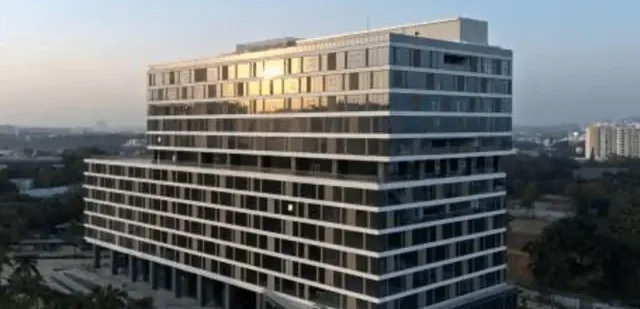
#> input picture property/thumbs/alembic-cloud-forest-alembic-city.webp, 640 x 309 px
$ python upscale.py property/thumbs/alembic-cloud-forest-alembic-city.webp out.png
#> lines starting #> are read from the running program, lines starting #| are printed output that depends on the picture
import sys
from PIL import Image

input_path = sys.argv[1]
output_path = sys.argv[2]
target_width = 3840
target_height = 2160

img = Image.open(input_path)
#> img is the input picture: PIL image 640x309 RGB; mean R, G, B 104.3, 108.2, 109.2
img = img.resize((target_width, target_height), Image.Resampling.LANCZOS)
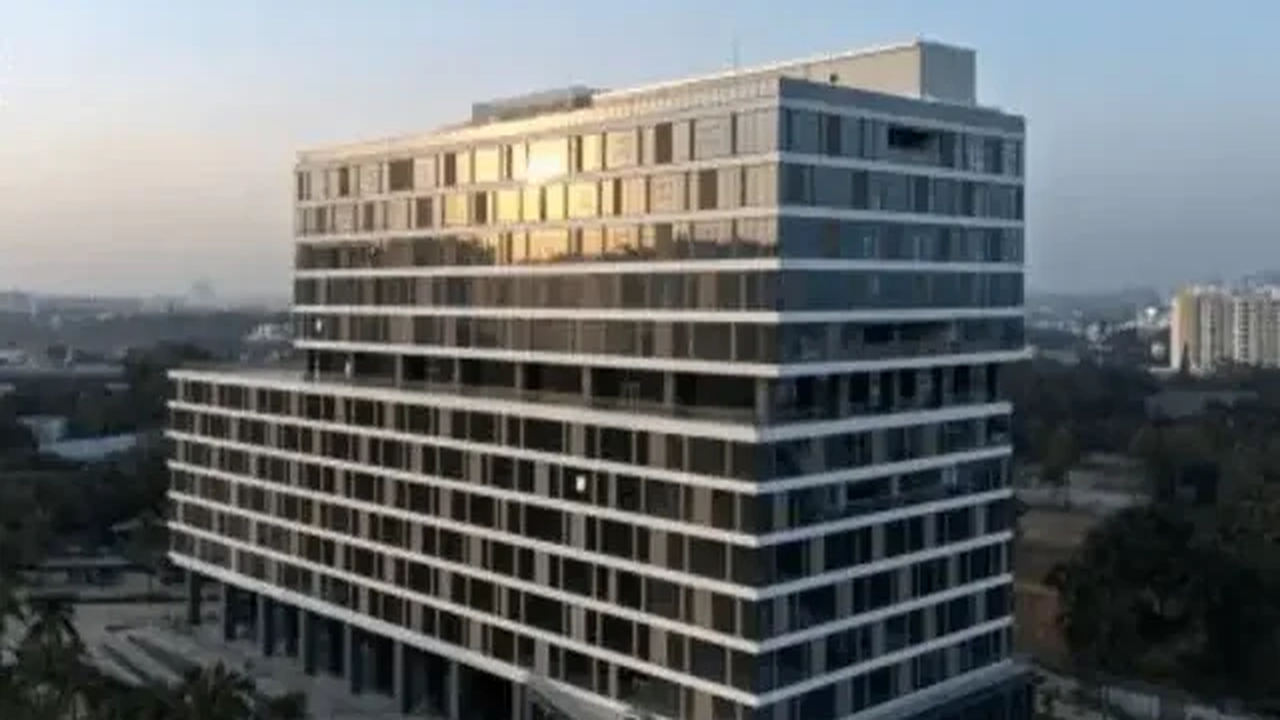
#> img: PIL image 3840x2160 RGB (shown at 1/3 size); mean R, G, B 104.3, 108.2, 109.2
img.save(output_path, "WEBP", quality=100, lossless=False)
print(f"Saved upscaled image to {output_path}")

$ run again, on property/thumbs/arvind-sylva-devanahalli.webp
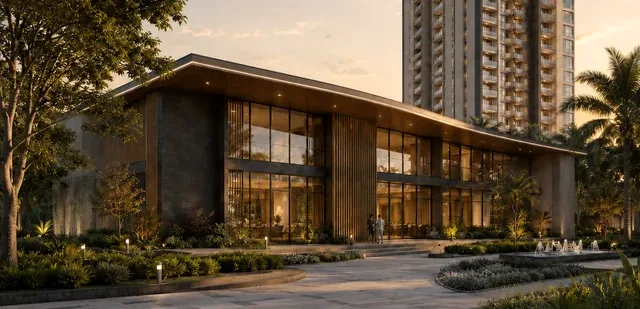
#> input picture property/thumbs/arvind-sylva-devanahalli.webp, 640 x 309 px
#> img is the input picture: PIL image 640x309 RGB; mean R, G, B 95.7, 79.2, 58.1
#> `img = img.resize((target_width, target_height), Image.Resampling.LANCZ..`:
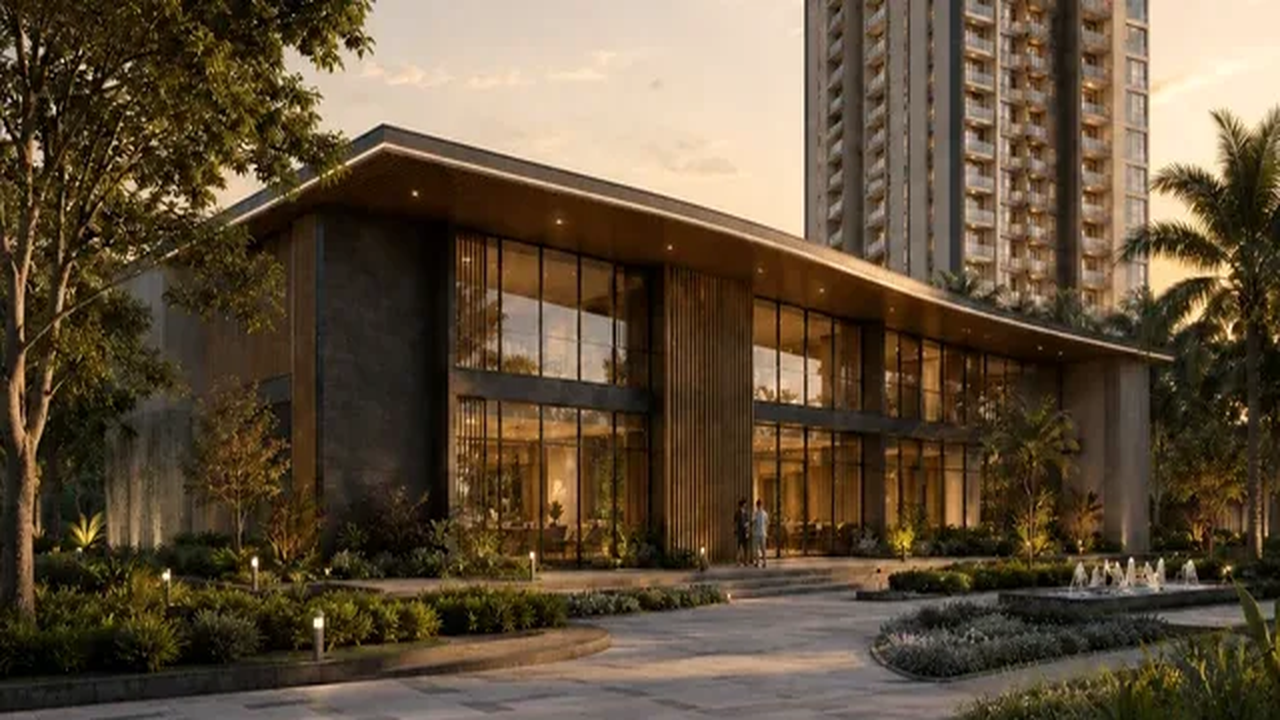
#> img: PIL image 3840x2160 RGB (shown at 1/3 size); mean R, G, B 95.7, 79.3, 58.2

$ run again, on property/thumbs/birla-evara-sarjapur-road.webp
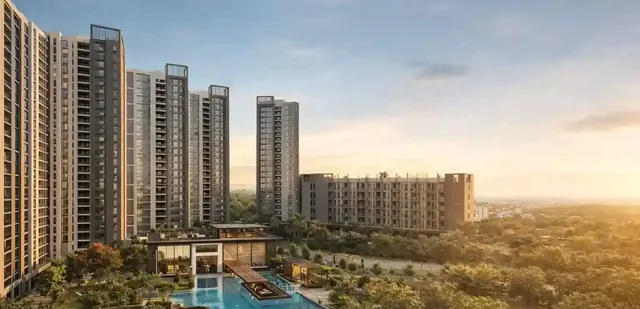
#> input picture property/thumbs/birla-evara-sarjapur-road.webp, 640 x 309 px
#> img is the input picture: PIL image 640x309 RGB; mean R, G, B 152.9, 144.6, 130.8
#> `img = img.resize((target_width, target_height), Image.Resampling.LANCZ..`:
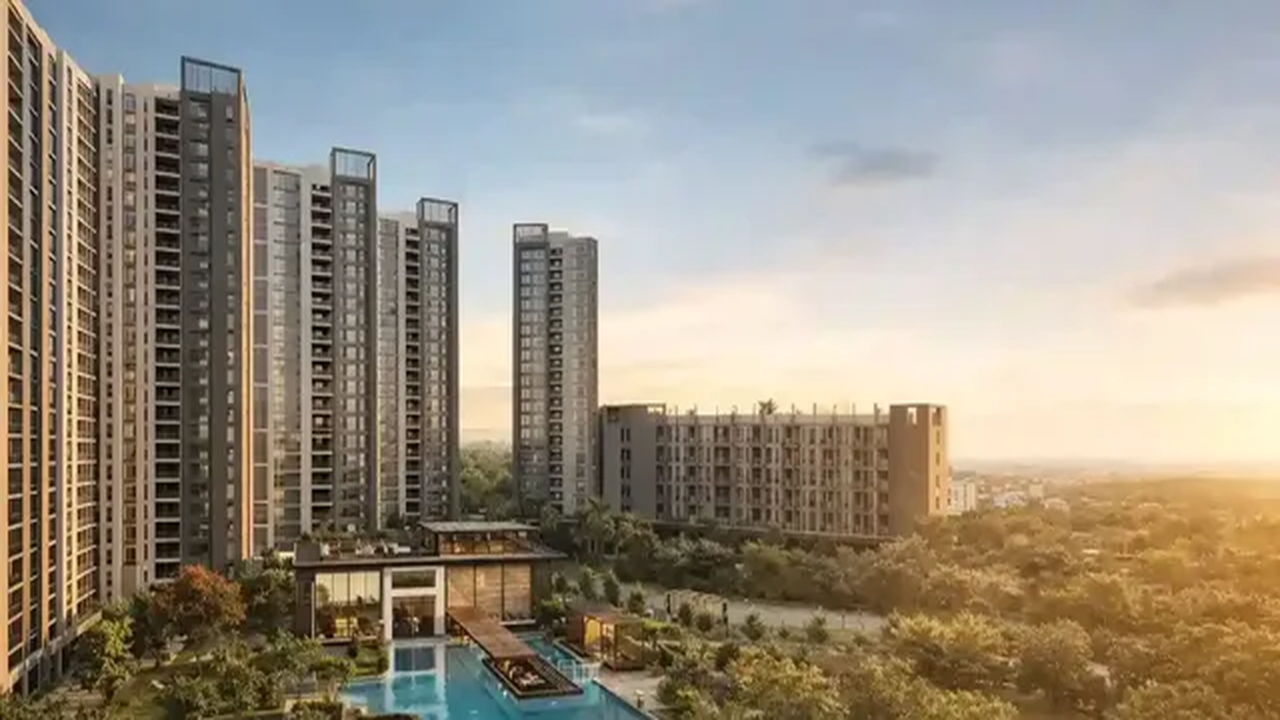
#> img: PIL image 3840x2160 RGB (shown at 1/3 size); mean R, G, B 152.9, 144.6, 130.9
